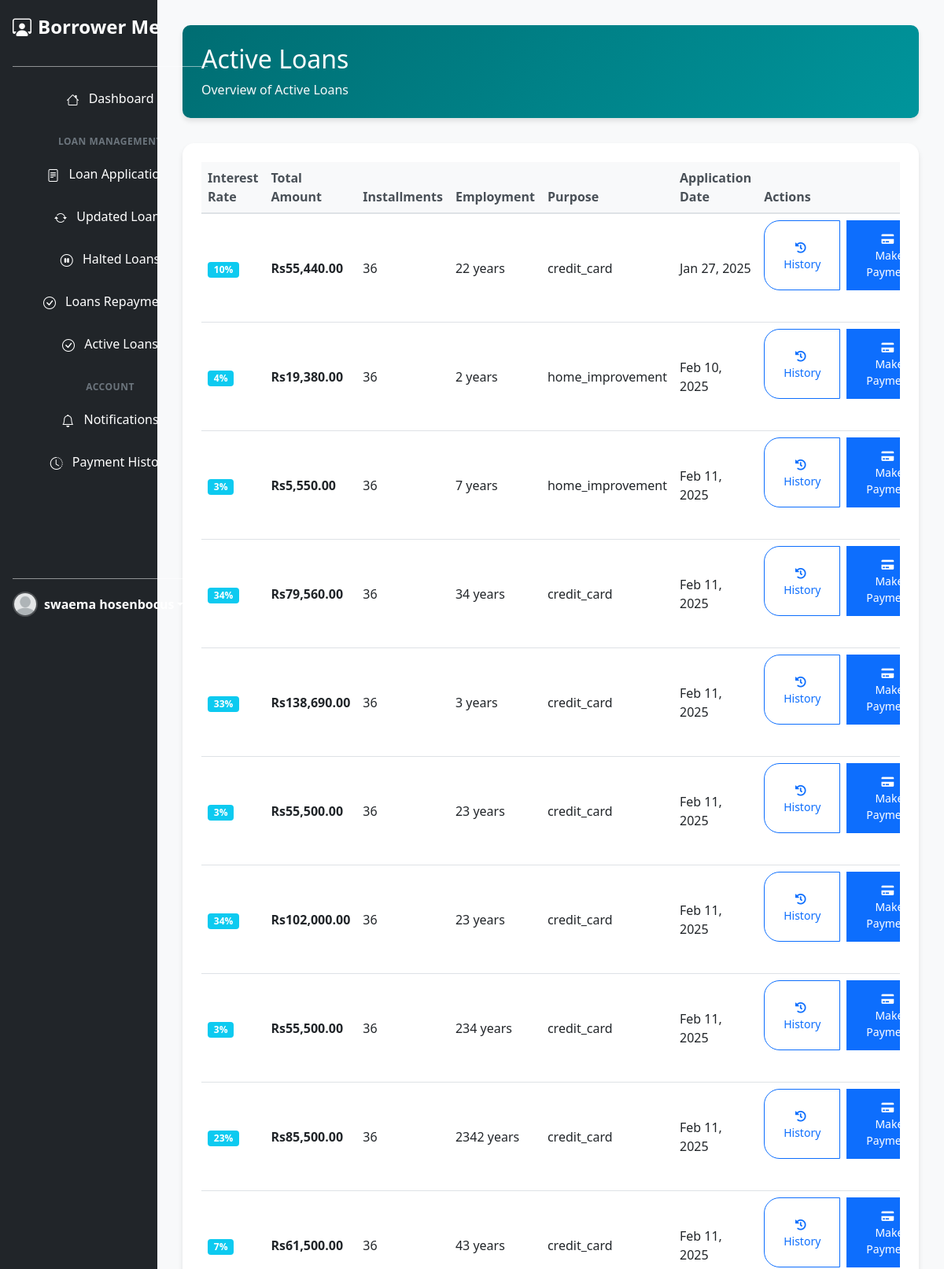
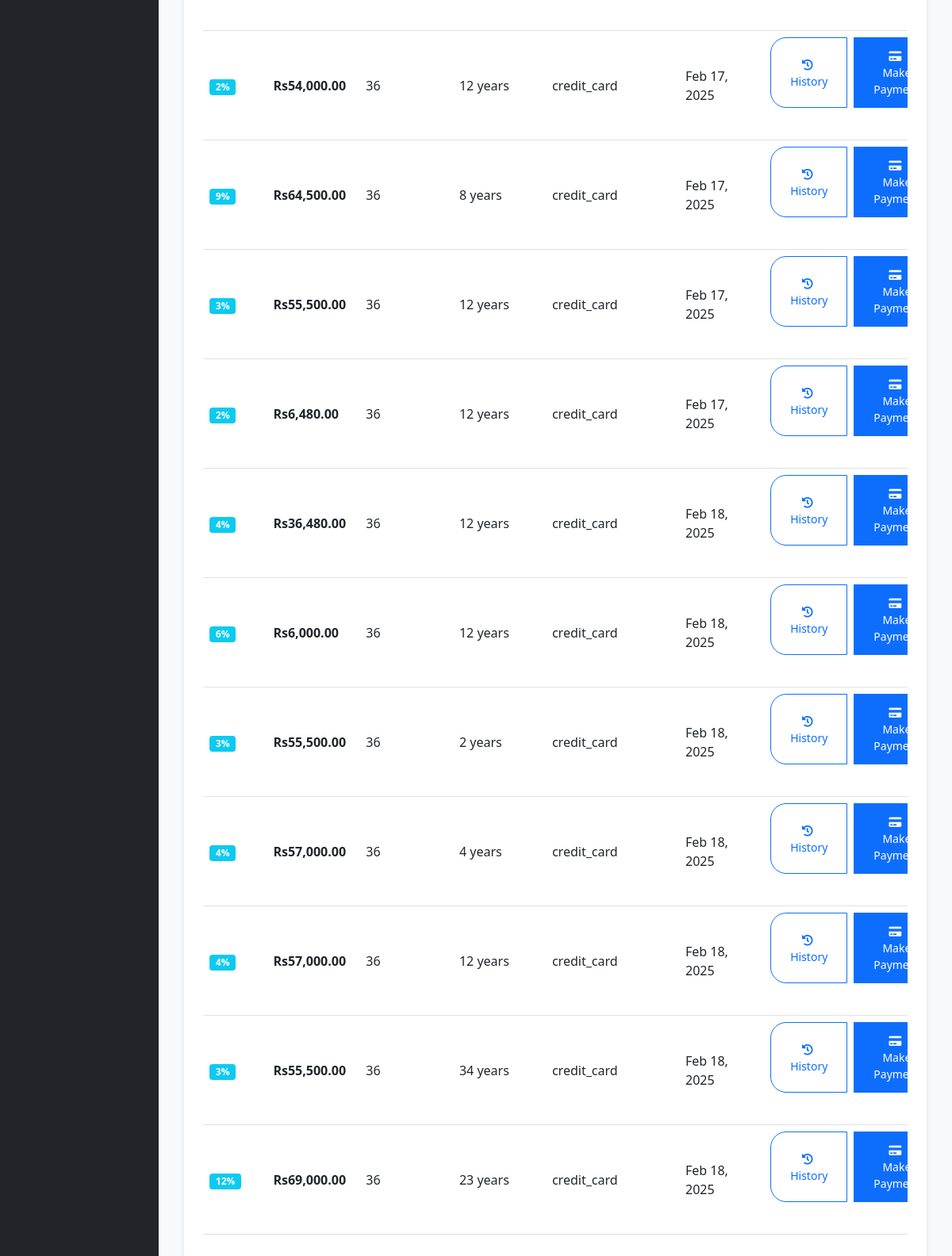
Screenshot of /Borrower/ActiveLoanTitle.php (signed in) with the database file from the repository (2 pictures, top to bottom).
### tables this page shows
CREATE TABLE `loans` (
  `id` int(11) NOT NULL,
  `user_id` int(11) DEFAULT NULL,
  `noOfInstallments` int(11) DEFAULT NULL,
  `interstRate` int(11) DEFAULT NULL,
  `grade` text DEFAULT NULL,
  `AnnualIncome` int(11) NOT NULL,
  `loanAmount` int(11) NOT NULL,
  `loanPurpose` text NOT NULL,
  `employeementTenure` int(11) NOT NULL,
  `Accepted_Date` date DEFAULT NULL,
  `status` text NOT NULL,
  `requested_at` datetime DEFAULT current_timestamp(),
  `InstallmentAmount` decimal(11,2) DEFAULT NULL,
  `TotalLoan` int(11) NOT NULL,
  `stripe_account_id` varchar(255) DEFAULT NULL,
  `updated_at` datetime DEFAULT NULL
);

### Classes/Loan.php (called while the page is built, shortened)
<?php
class Loan
{
    public static function allActiveLoans($user = null)
    {
        try {
            $db = Database::getConnection();
            $query = "SELECT l.*, u.name, u.email, u.mobile, u.image, u.address FROM loans l INNER JOIN users u ON l.user_id = u.id WHERE (l.status = 'Funded' OR l.status = 'completed' OR l.status = 'Accepted')";
            if ($user !== null) {
                $query .= " AND l.user_id = ?";
            }
            $stmt = $db->prepare($query);
            if ($user !== null) {
                $stmt->bind_param("i", $user);
            }
            $stmt->execute();
            $result = $stmt->get_result();
            $loans = [];
            while ($data = $result->fetch_assoc()) {
                $loans[] = $data;
            }
            return $loans;
        } catch (Exception $e) {
            error_log("Error fetching loans: " . $e->getMessage());
            return [];
        }
    }
}

### Borrower/ActiveLoanTitle.php (the view, shortened to what this page needs)
<?php
require_once '../Classes/Loan.php';
$id = $_SESSION['user_id'];
 $loans = Loan::allActiveLoans($id);
include_once('Layout/head.php');
include_once('Layout/sidebar.php');
?>
<div class="col-md-10 dashboard-container">
    <div class="dashboard-header">
        <h2 class="mb-0">Active Loans</h2>
        <p class="text-light mb-0 mt-2">Overview of Active Loans</p>
    </div>
    <div class="loan-card">
        <div class="table-responsive">
            <table id="example" class="table table-hover">
                <thead>
                    <tr>
                        <th>Interest Rate</th>
                        <th>Total Amount</th>
                        <th>Installments</th>
                        <th>Employment</th>
                        <th>Purpose</th>
                        <th>Application Date</th>
                        <th>Actions</th>
                    </tr>
                </thead>
                <tbody>
                    <?php
                    if (is_array($loans) && count($loans) > 0):
                        foreach ($loans as $loan):
                            $loanAmount = isset($loan['loanAmount']) ? floatval($loan['loanAmount']) : 0;
                            $noOfInstallments = isset($loan['noOfInstallments']) ? floatval($loan['noOfInstallments']) : 1;
                            $interestRate = isset($loan['interstRate']) ? floatval($loan['interstRate']) : 0;
                            $totalAmount = $loanAmount +
                                (($noOfInstallments > 0 ? $noOfInstallments : 1) / 12) *
                                $loanAmount * ($interestRate / 100) +
                                ($loanAmount * 0.02);
                    ?>
                        <tr>
                            <td>
                                <span class="badge bg-info"><?php echo htmlspecialchars($loan['interstRate'] ?? 0); ?>%</span>
                            </td>
                            <td>
                                <strong>Rs<?php echo number_format($totalAmount, 2); ?></strong>
                            </td>
                            <td><?php echo htmlspecialchars($loan['noOfInstallments'] ?? 0); ?></td>
                            <td><?php echo htmlspecialchars($loan['employeementTenure'] ?? 0); ?> years</td>
                            <td><?php echo htmlspecialchars($loan['loanPurpose'] ?? 'N/A'); ?></td>
                            <td><?php echo isset($loan['requested_at']) ? date('M d, Y', strtotime($loan['requested_at'])) : 'N/A'; ?></td>
                            <td>
                                <div class="btn-group">
                                    <button type="button" class="btn btn-outline-primary btn-sm action-btn"
                                            data-bs-toggle="modal" data-bs-target="#historyModal<?php echo $loan['id']; ?>">
                                        <i class="fas fa-history me-1"></i> History
                                    </button>
                                    <?php if ($loan['status'] === 'Funded'): ?>
                                        <button type="button" class="btn btn-primary btn-sm action-btn ms-2"
                                                data-bs-toggle="modal" data-bs-target="#paymentModal<?php echo $loan['id']; ?>">
                                            <i class="fas fa-credit-card me-1"></i> Make Payment
                                        </button>
                                    <?php endif; ?>
                                </div>
                            </td>
                        </tr>
                    <?php
                        endforeach;
                    endif;
                    ?>
                </tbody>
            </table>
        </div>
    </div>
</div>
<?php include_once('Layout/footer.php'); ?>

### Assets/Styles/style.css (style rules this page uses)
* { margin: 0; padding: 0; box-sizing: border-box; }
html, body { width: 100%; height: 100%; margin: 0; padding: 0; overflow-x: hidden; background-color: #f1f9ff !important; color: #0d6efd; font-family: Arial, sans-serif; }
.btn-group { width: 100%; margin-bottom: 2rem; border-radius: 0.5rem; overflow: hidden; }
.btn-group .btn { flex: 1; padding: 0.75rem 1.5rem; font-weight: 500; transition: all 0.3s ease; }

### Assets/Styles/sidebars.css (style rules this page uses)
body { min-height: 100vh; min-height: -webkit-fill-available; }
html { height: -webkit-fill-available; }

### Borrower/ActiveLoanTitle.php (style rules this page uses)
.dashboard-container { background-color: #f8f9fa; min-height: 100vh; padding: 2rem; }
.dashboard-header { background: linear-gradient(135deg, #006d72 0%, #00959c 100%); color: white; padding: 1.5rem; border-radius: 10px; margin-bottom: 2rem; box-shadow: 0 4px 6px rgba(0,0,0,0.1); }
.loan-card { background: white; border-radius: 15px; box-shadow: 0 4px 6px rgba(0,0,0,0.1); padding: 1.5rem; margin-bottom: 2rem; transition: all 0.3s ease; }
.table thead th { background-color: #f8f9fa; border-bottom: 2px solid #dee2e6; color: #495057; font-weight: 600; }
.table td { vertical-align: middle; }
.action-btn { border-radius: 20px; padding: 0.5rem 1.2rem; transition: all 0.3s; }

### rows the page displays
loans: interstRate "10", totalAmount "55,440.00", noOfInstallments "36", employeementTenure "22", loanPurpose "credit_card", requested_at "Jan 27, 2025"
loans: interstRate "4", totalAmount "19,380.00", noOfInstallments "36", employeementTenure "2", loanPurpose "home_improvement", requested_at "Feb 10, 2025"
loans: interstRate "3", totalAmount "5,550.00", noOfInstallments "36", employeementTenure "7", loanPurpose "home_improvement", requested_at "Feb 11, 2025"
loans: interstRate "34", totalAmount "79,560.00", noOfInstallments "36", employeementTenure "34", loanPurpose "credit_card", requested_at "Feb 11, 2025"
loans: interstRate "33", totalAmount "138,690.00", noOfInstallments "36", employeementTenure "3", loanPurpose "credit_card", requested_at "Feb 11, 2025"
loans: interstRate "3", totalAmount "55,500.00", noOfInstallments "36", employeementTenure "23", loanPurpose "credit_card", requested_at "Feb 11, 2025"
loans: interstRate "34", totalAmount "102,000.00", noOfInstallments "36", employeementTenure "23", loanPurpose "credit_card", requested_at "Feb 11, 2025"
loans: interstRate "3", totalAmount "55,500.00", noOfInstallments "36", employeementTenure "234", loanPurpose "credit_card", requested_at "Feb 11, 2025"
loans: interstRate "23", totalAmount "85,500.00", noOfInstallments "36", employeementTenure "2342", loanPurpose "credit_card", requested_at "Feb 11, 2025"
loans: interstRate "7", totalAmount "61,500.00", noOfInstallments "36", employeementTenure "43", loanPurpose "credit_card", requested_at "Feb 11, 2025"
loans: interstRate "2", totalAmount "54,000.00", noOfInstallments "36", employeementTenure "12", loanPurpose "credit_card", requested_at "Feb 17, 2025"
loans: interstRate "9", totalAmount "64,500.00", noOfInstallments "36", employeementTenure "8", loanPurpose "credit_card", requested_at "Feb 17, 2025"
loans: interstRate "3", totalAmount "55,500.00", noOfInstallments "36", employeementTenure "12", loanPurpose "credit_card", requested_at "Feb 17, 2025"

### other values shown
$_SESSION['user_name'] "swaema hosenbocus"
